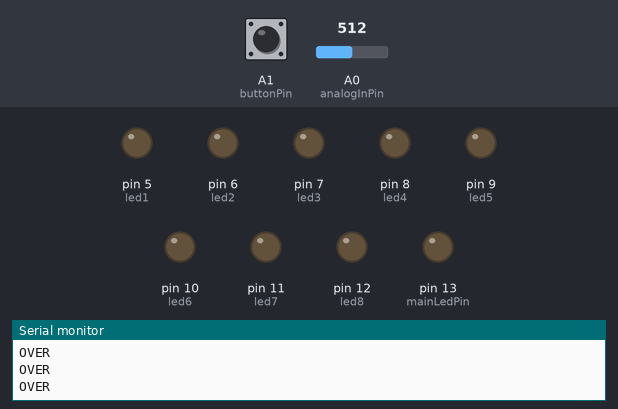
Recording of a sketch running on a simulated Arduino Uno, built with avr-gcc and run on an emulated ATmega328P. Parts: output pins drawn as LEDs (lit = HIGH), the last lines printed to the serial monitor. The inputs (shaded band) are chosen by the test bench; at power-on: A1 (buttonPin) LOW, A0 (analogInPin) = 512.

Above: at 1.2 s.
1.3 s: A1 (buttonPin) pulled HIGH for 0.25 s
At 1.9 s:
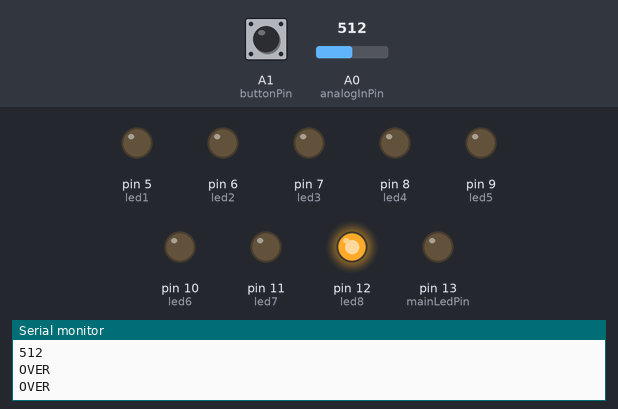
3.1 s: A1 (buttonPin) pulled HIGH for 3.2 s
At 4.4 s:
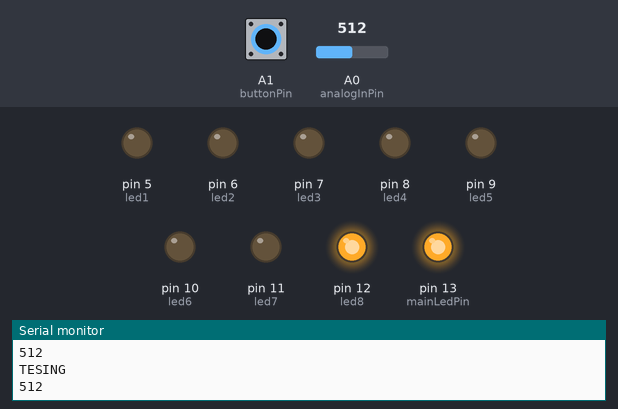
Timing chart, 0 to 7.9 s (numbered marks = the images above; inputs shaded):
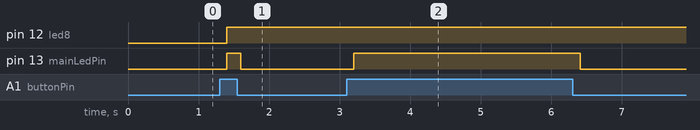

The sketch:

design_light_prototype1.ino
```cpp
const int analogInPin = A0;
const int buttonPin = A1;

const int mainLedPin =  13;

const int led1 =  5;
const int led2 =  6;
const int led3 =  7;
const int led4 =  8;
const int led5 =  9;
const int led6 =  10;
const int led7 =  11;
const int led8 =  12;

int sensorValue = 0;
int buttonState = 0;


void setup() {
  // initialize serial communications at 9600 bps:
  Serial.begin(9600);
  pinMode(buttonPin, INPUT);
  pinMode(mainLedPin, OUTPUT);
  pinMode(led1, OUTPUT);
  pinMode(led1, OUTPUT);
  pinMode(led2, OUTPUT);
  pinMode(led3, OUTPUT);
  pinMode(led4, OUTPUT);
  pinMode(led5, OUTPUT);
  pinMode(led6, OUTPUT);
  pinMode(led7, OUTPUT);
  pinMode(led8, OUTPUT);

}

void loop() {


  buttonState = digitalRead(buttonPin);

  if(buttonState==HIGH){
    Serial.println("TESING");
    sensorValue = analogRead(analogInPin);
    digitalWrite(mainLedPin, HIGH);
    Serial.println(sensorValue);


    if(sensorValue>750){
      digitalWrite(led1, HIGH);
      digitalWrite(led2, HIGH);
      digitalWrite(led3, HIGH);
      digitalWrite(led4, HIGH);
      digitalWrite(led5, HIGH);
      digitalWrite(led6, HIGH);
      digitalWrite(led7, HIGH);
      digitalWrite(led8, HIGH);
    }else if(sensorValue<=750&&sensorValue>720){
      digitalWrite(led1, LOW);
      digitalWrite(led2, HIGH);
      digitalWrite(led3, HIGH);
      digitalWrite(led4, HIGH);
      digitalWrite(led5, HIGH);
      digitalWrite(led6, HIGH);
      digitalWrite(led7, HIGH);
      digitalWrite(led8, HIGH);
    }else if(sensorValue<=720&&sensorValue>690){
      digitalWrite(led1, LOW);
      digitalWrite(led2, LOW);
      digitalWrite(led3, HIGH);
      digitalWrite(led4, HIGH);
      digitalWrite(led5, HIGH);
      digitalWrite(led6, HIGH);
      digitalWrite(led7, HIGH);
      digitalWrite(led8, HIGH);
    }else if(sensorValue<=690&&sensorValue>660){
      digitalWrite(led1, LOW);
      digitalWrite(led2, LOW);
      digitalWrite(led3, LOW);
      digitalWrite(led4, HIGH);
      digitalWrite(led5, HIGH);
      digitalWrite(led6, HIGH);
      digitalWrite(led7, HIGH);
      digitalWrite(led8, HIGH);
    }else if(sensorValue<=660&&sensorValue>630){
      digitalWrite(led1, LOW);
      digitalWrite(led2, LOW);
      digitalWrite(led3, LOW);
      digitalWrite(led4, LOW);
      digitalWrite(led5, HIGH);
      digitalWrite(led6, HIGH);
      digitalWrite(led7, HIGH);
      digitalWrite(led8, HIGH);
    }else if(sensorValue<=630&&sensorValue>600){
      digitalWrite(led1, LOW);
      digitalWrite(led2, LOW);
      digitalWrite(led3, LOW);
      digitalWrite(led4, LOW);
      digitalWrite(led5, LOW);
      digitalWrite(led6, HIGH);
      digitalWrite(led7, HIGH);
      digitalWrite(led8, HIGH);
    }else if(sensorValue<=600&&sensorValue>570){
      digitalWrite(led1, LOW);
      digitalWrite(led2, LOW);
      digitalWrite(led3, LOW);
      digitalWrite(led4, LOW);
      digitalWrite(led5, LOW);
      digitalWrite(led6, LOW);
      digitalWrite(led7, HIGH);
      digitalWrite(led8, HIGH);
    }else if(sensorValue<570){
      digitalWrite(led1, LOW);
      digitalWrite(led2, LOW);
      digitalWrite(led3, LOW);
      digitalWrite(led4, LOW);
      digitalWrite(led5, LOW);
      digitalWrite(led6, LOW);
      digitalWrite(led7, LOW);
      digitalWrite(led8, HIGH);
    };

  }
  else{
    Serial.println("OVER");
    digitalWrite(mainLedPin, LOW);

    //WE SHOULD SEND THE "sensorValue" DATA AFTER HERE.
  };


  delay(200);
}
```

Measured:
- after the input at 1.3 s, pin 12 (led8): LOW → HIGH after 0.10 s; pin 13 (mainLedPin): LOW → HIGH after 0.10 s, → LOW 0.20 s later
- after the input at 3.1 s, pin 13 (mainLedPin): LOW → HIGH after 0.10 s, → LOW 3.2 s later
